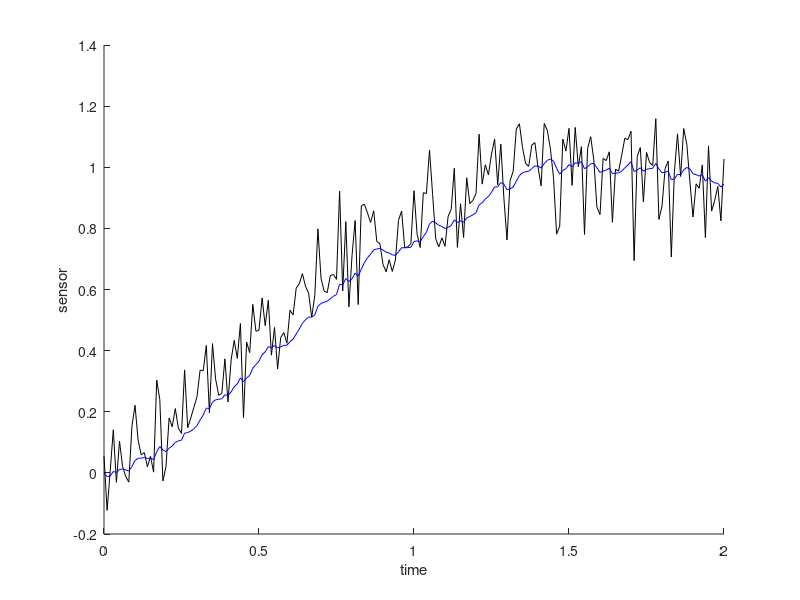

Reproduce this figure in MATLAB.
t=0:.01:2;
x = sin(t);
y = x + 0.1*randn(1,length(t));

yhat = zeros(size(t));
alpha =0.9;

for i=2:length(t)
    yhat(i) = alpha*yhat(i-1) + (1-alpha)*y(i);
end

figure(1)
    clf, hold on
    plot(t, y, 'k')
    plot(t, yhat, 'b')
    xlabel('time')
    ylabel('sensor')
    
  